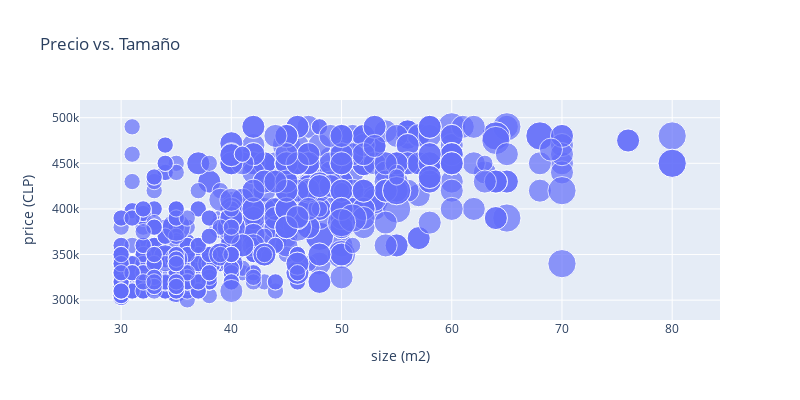

The notebook cell this image was saved under:
### Code cell
fig = px.scatter(df_filtered, x="size (m2)", y="price (CLP)", size="rooms", title="Precio vs. Tamaño", width=800, height=400)
fig.show()

### Figure 1 — Plotly figure (JSON) as saved in the notebook; plotly's stock layout.template omitted (floating-point values rounded to 4 significant figures; data arrays with more than 128 entries replaced by an {"elided": "..."} marker saying what was removed)
{"data": [{"hovertemplate": "size (m2)=%{x}<br>price (CLP)=%{y}<br>rooms=%{marker.size}<extra></extra>", "legendgroup": "", "marker": {"color": "#636efa", "size": {"elided": "996 int values"}, "sizemode": "area", "sizeref": 0.0075, "symbol": "circle"}, "mode": "markers", "name": "", "orientation": "v", "showlegend": false, "type": "scatter", "x": {"elided": "996 int values"}, "xaxis": "x", "y": {"elided": "996 int values"}, "yaxis": "y"}], "layout": {"height": 400, "legend": {"itemsizing": "constant", "tracegroupgap": 0}, "title": {"text": "Precio vs. Tamaño"}, "width": 800, "xaxis": {"anchor": "y", "autorange": true, "domain": [0, 1], "range": [26.27, 84.34], "title": {"text": "size (m2)"}, "type": "linear"}, "yaxis": {"anchor": "x", "autorange": true, "domain": [0, 1], "range": [278200.0, 519400.0], "title": {"text": "price (CLP)"}, "type": "linear"}}}
